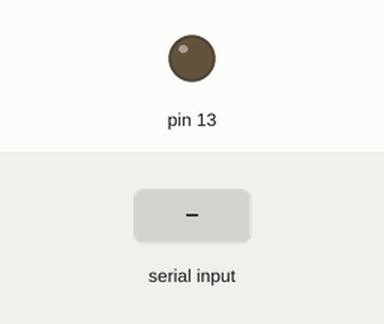
Simulated run of this sketch. Board: Arduino Uno, built with avr-gcc and run on an emulated ATmega328P. On the bench: output pins drawn as LEDs (lit = HIGH). The inputs (shaded band) are chosen by the test bench.

Above: at 1.2 s.
1.3 s: "O" received over Serial
At 1.9 s:
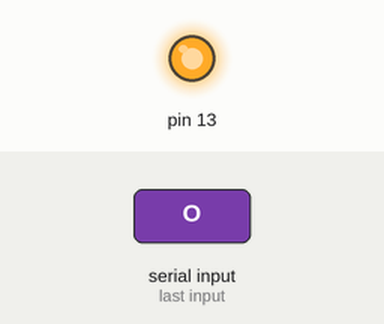
2.8 s: "X" received over Serial
At 3.1 s:
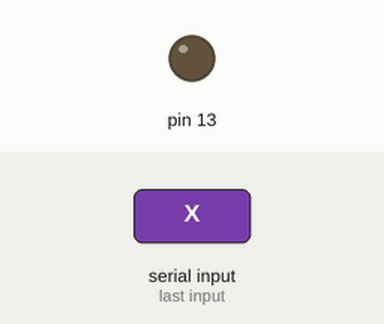
Timing chart, 0 to 5.8 s (numbered marks = the images above; inputs shaded):
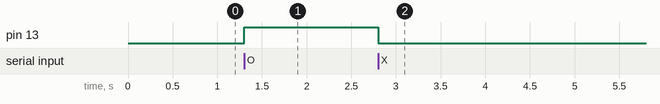

Measured:
- after the input at 1.3 s, pin 13: LOW → HIGH at once
- after the input at 2.8 s, pin 13: HIGH → LOW at once

The sketch:

VoiceControlledDiode.ino
```cpp
void setup()
{
  Serial.begin(9600);
  pinMode(13,OUTPUT);

}

void loop()
{
    char id = Serial.read();
  if(id=='O')
  {
    digitalWrite(13,HIGH);
  }
  if(id=='X')
  {
   digitalWrite(13,LOW);
  }
}
```
